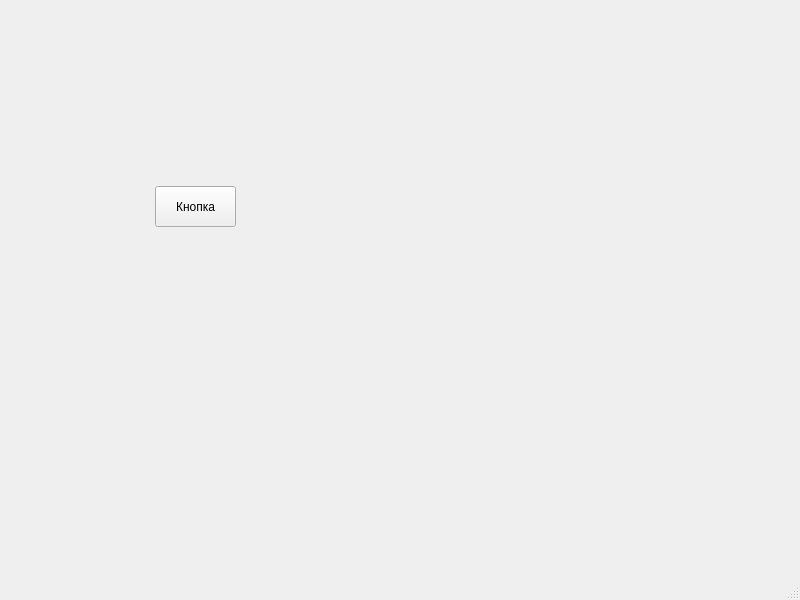
<?xml version="1.0" encoding="UTF-8"?>
<ui version="4.0">
 <class>MainWindow</class>
 <widget class="QMainWindow" name="MainWindow">
  <property name="geometry">
   <rect>
    <x>0</x>
    <y>0</y>
    <width>800</width>
    <height>600</height>
   </rect>
  </property>
  <property name="windowTitle">
   <string>MainWindow</string>
  </property>
  <widget class="QWidget" name="centralwidget">
   <widget class="QPushButton" name="pushButton">
    <property name="geometry">
     <rect>
      <x>155</x>
      <y>186</y>
      <width>81</width>
      <height>41</height>
     </rect>
    </property>
    <property name="text">
     <string>Кнопка</string>
    </property>
   </widget>
  </widget>
  <widget class="QMenuBar" name="menubar">
   <property name="geometry">
    <rect>
     <x>0</x>
     <y>0</y>
     <width>800</width>
     <height>18</height>
    </rect>
   </property>
  </widget>
  <widget class="QStatusBar" name="statusbar"/>
 </widget>
 <resources/>
 <connections/>
</ui>
